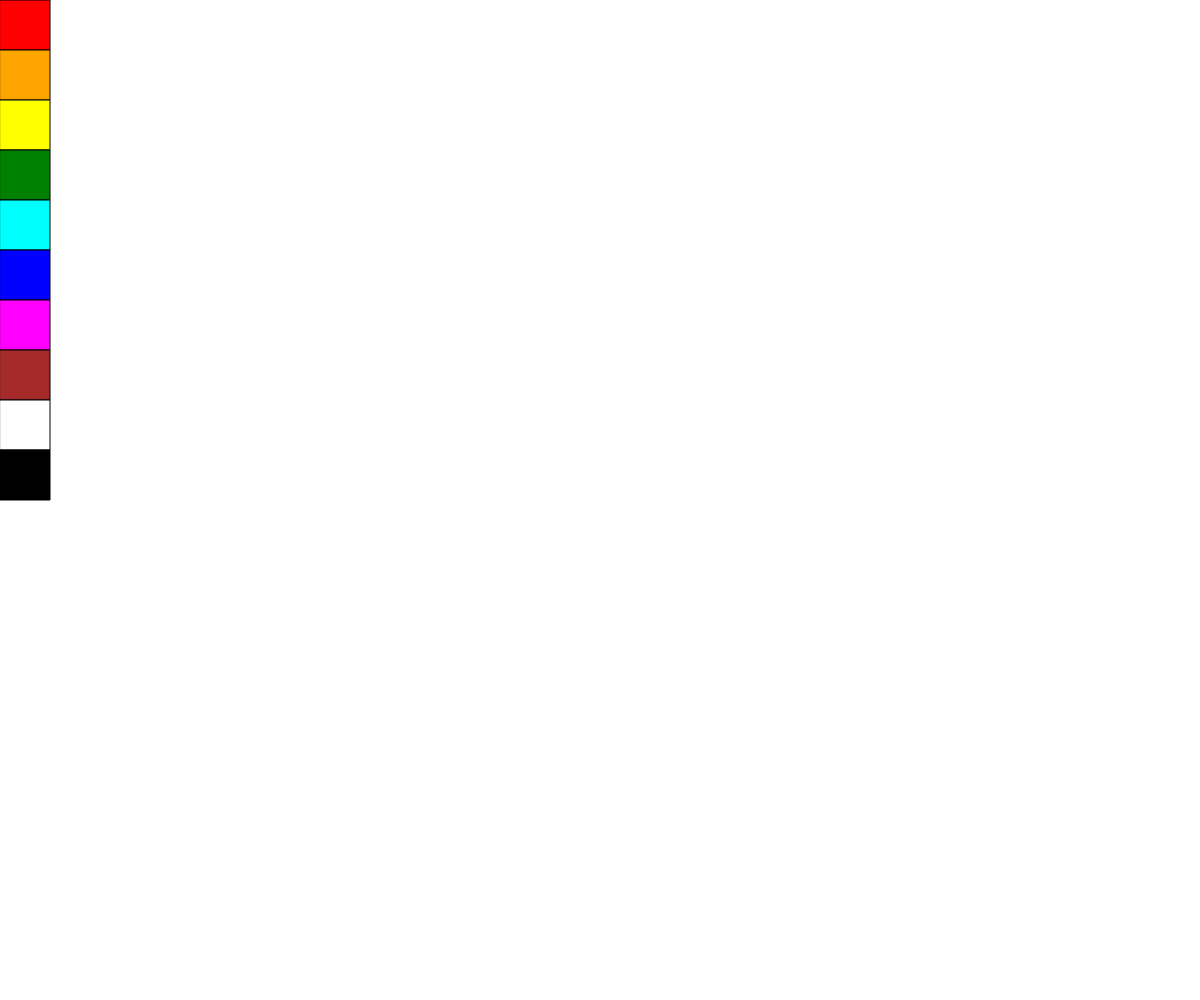
Frame 1 (no input)
Frame 60 (no input): identical to frame 1, image omitted
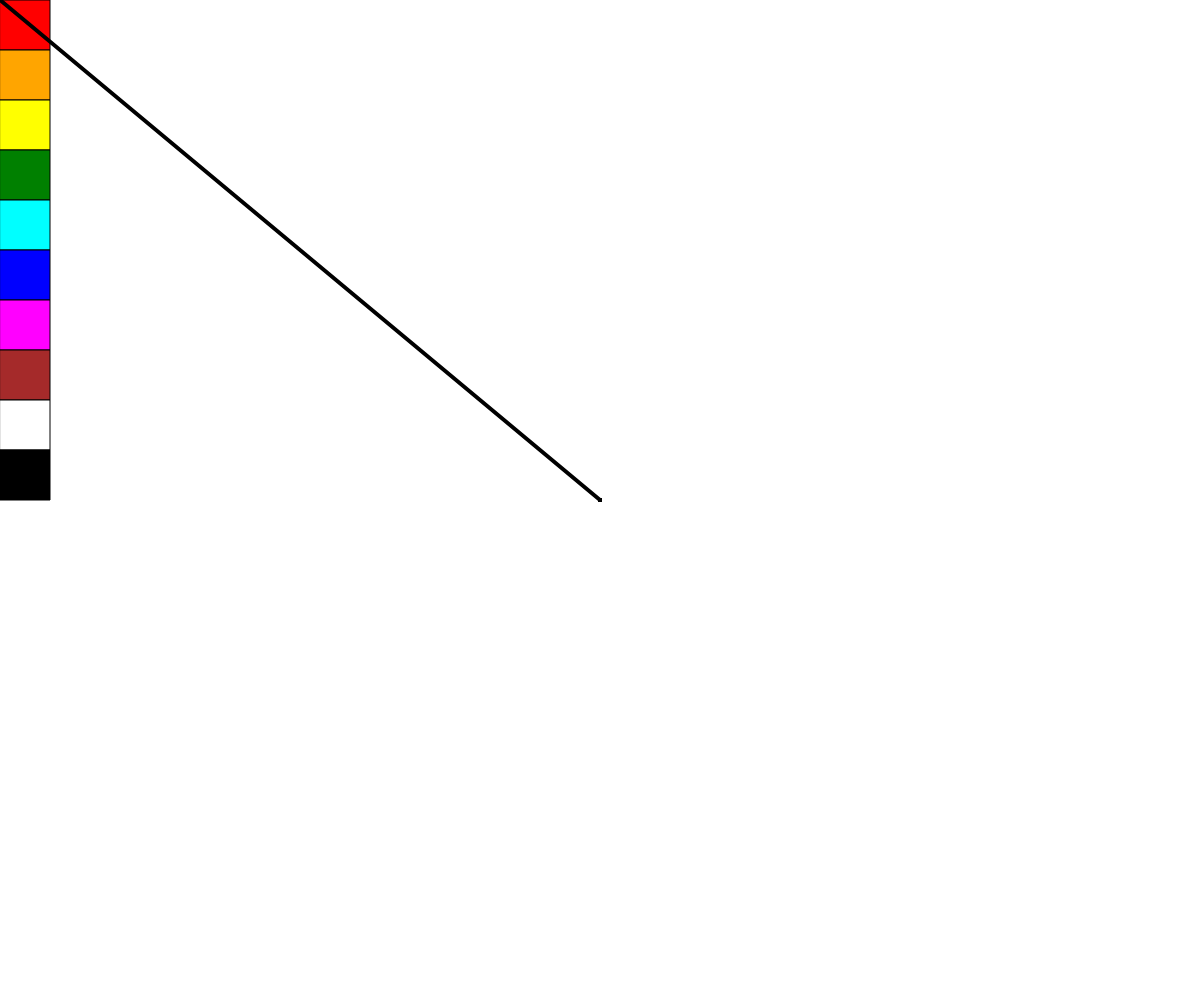
Frame 120 (the mouse pressed at the canvas centre since frame 60)

The p5.js sketch that drew these frames (run headless with seeded random() and noise() and a simulated clock; from frame 60 on, the mouse is pressed at the canvas centre):

// p5.js sketch
// ── sketch.js
//paint program graphics 1.2

let colors = [
  { name: 'red', value: [255,0,0]},
  { name: 'orange', value: [255,165,0]},
  { name: 'yellow', value: [255,255,0]},
  { name: 'green', value: [0,128,0]},
  { name: 'cyan', value: [0,255,255]},
  { name: 'blue', value: [0,0,255]},
  { name: 'magenta', value: [255,0,255]},
  { name: 'brown', value: [165,42,42]},
  { name: 'white', value: [255,255,255]},
  { name: 'black', value: [0,0,0]}
];

let currentColor;
let paletteWidth = 50;

function setup() {
  createCanvas(1200,1000);
  background(255);
  currentColor = [0,0,0]; //black as default 
  drawPalette();
}
function draw(){
  if(mouseIsPressed && mouseX > paletteWidth) {
    stroke(currentColor);
    strokeWeight(4);
    line(pmouseX, pmouseY, mouseX, mouseY);
  }
}
function drawPalette() {
  for (let i = 0; i < colors.length; i++) {
    fill(colors[i].value);
    stroke(0);
    rect(0, i * 50, paletteWidth, 50);
  }
}
function mousePressed() {
  if (mouseX < paletteWidth) {
    let index = floor(mouseY / 50);
    if (index >= 0 && index < colors.length) {
      currentColor = colors[index].value;
    }
  }
}
